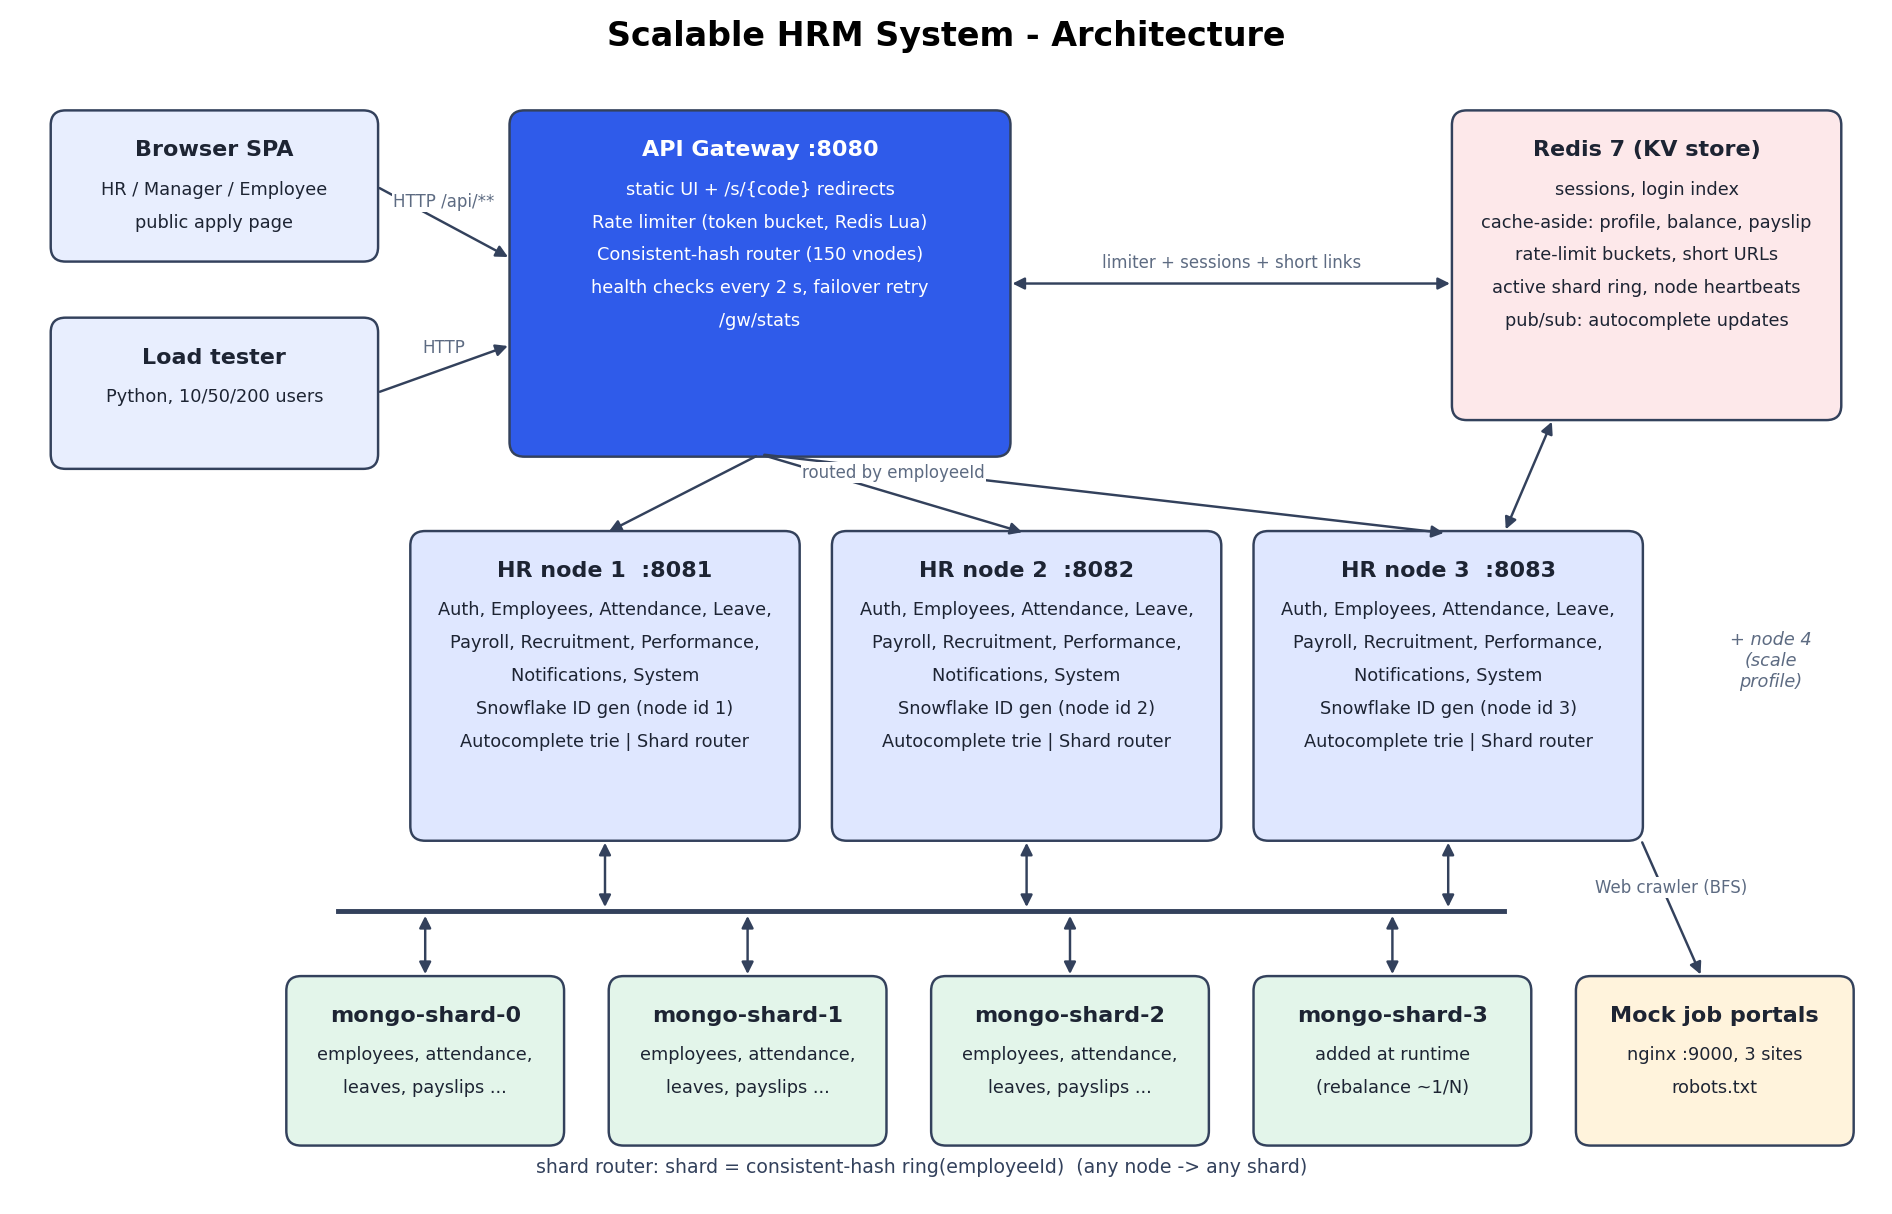

Recreate this plot in Python.
"""Draws docs/architecture.png - the system architecture diagram used in the report and slides."""
import pathlib

import matplotlib

matplotlib.use("Agg")
import matplotlib.pyplot as plt  # noqa: E402
from matplotlib.patches import FancyArrowPatch, FancyBboxPatch  # noqa: E402

OUT = pathlib.Path(__file__).resolve().parent / "architecture.png"
C = {"client": "#e8eefe", "gw": "#2f5bea", "node": "#dfe7ff", "comp": "#ffffff", "db": "#e3f5ea", "kv": "#fde8ea",
     "ext": "#fff3dc", "line": "#33415c"}


def box(ax, x, y, w, h, title, lines=(), fc="#fff", tc="#1d2433", bold=True, fs=9):
    ax.add_patch(FancyBboxPatch((x, y), w, h, boxstyle="round,pad=0.02,rounding_size=0.12", fc=fc, ec=C["line"], lw=1.1))
    ax.text(x + w / 2, y + h - 0.22, title, ha="center", va="top", fontsize=fs + 1, color=tc, weight="bold" if bold else "normal")
    for i, line in enumerate(lines):
        ax.text(x + w / 2, y + h - 0.55 - i * 0.27, line, ha="center", va="top", fontsize=fs - 1, color=tc)


def arrow(ax, a, b, label="", both=False, style="-|>", color=None, rad=0.0):
    ax.add_patch(FancyArrowPatch(a, b, arrowstyle="<|-|>" if both else style, mutation_scale=11, lw=1.1,
                                 color=color or C["line"], connectionstyle=f"arc3,rad={rad}"))
    if label:
        ax.text((a[0] + b[0]) / 2, (a[1] + b[1]) / 2 + 0.1, label, ha="center", va="bottom", fontsize=7.5, color="#5d6b82",
                bbox=dict(fc="white", ec="none", pad=0.6))


def main():
    fig, ax = plt.subplots(figsize=(15, 9.6))
    ax.set_xlim(0, 15)
    ax.set_ylim(-0.1, 9.6)
    ax.axis("off")
    ax.text(7.5, 9.35, "Scalable HRM System - Architecture", ha="center", fontsize=15, weight="bold")

    box(ax, 0.3, 7.6, 2.6, 1.2, "Browser SPA", ["HR / Manager / Employee", "public apply page"], fc=C["client"])
    box(ax, 0.3, 5.9, 2.6, 1.2, "Load tester", ["Python, 10/50/200 users"], fc=C["client"])

    box(ax, 4.0, 6.0, 4.0, 2.8, "API Gateway :8080", ["static UI + /s/{code} redirects", "Rate limiter (token bucket, Redis Lua)",
                                                     "Consistent-hash router (150 vnodes)", "health checks every 2 s, failover retry",
                                                     "/gw/stats"], fc=C["gw"], tc="white")
    arrow(ax, (2.9, 8.2), (4.0, 7.6), "HTTP /api/**")
    arrow(ax, (2.9, 6.5), (4.0, 6.9), "HTTP")

    for i, x in enumerate([3.2, 6.6, 10.0]):
        box(ax, x, 2.85, 3.1, 2.5, f"HR node {i + 1}  :808{i + 1}", ["Auth, Employees, Attendance, Leave,", "Payroll, Recruitment, Performance,",
                                                                  "Notifications, System", "Snowflake ID gen (node id " + str(i + 1) + ")",
                                                                  "Autocomplete trie | Shard router"], fc=C["node"])
        arrow(ax, (6.0, 6.0), (x + 1.55, 5.35), "routed by employeeId" if i == 1 else "")
    ax.text(14.15, 4.1, "+ node 4\n(scale\nprofile)", ha="center", fontsize=8, color="#5d6b82", style="italic")

    for i in range(4):
        x = 2.2 + i * 2.6
        box(ax, x, 0.35, 2.2, 1.35, f"mongo-shard-{i}", ["employees, attendance,", "leaves, payslips ..."] if i < 3 else ["added at runtime", "(rebalance ~1/N)"],
            fc=C["db"])
    # shard-router "bus": every node can reach every shard; the ring decides which one owns a key
    ax.plot([2.6, 12.0], [2.25, 2.25], color=C["line"], lw=2.2)
    ax.text(7.3, 0.08, "shard router: shard = consistent-hash ring(employeeId)  (any node -> any shard)", ha="center",
            va="bottom", fontsize=8.5, color="#33415c")
    for x in (4.75, 8.15, 11.55):
        arrow(ax, (x, 2.85), (x, 2.25), both=True)
    for i in range(4):
        arrow(ax, (3.3 + i * 2.6, 2.25), (3.3 + i * 2.6, 1.7), both=True)

    box(ax, 11.6, 6.3, 3.1, 2.5, "Redis 7 (KV store)", ["sessions, login index", "cache-aside: profile, balance, payslip",
                                                       "rate-limit buckets, short URLs", "active shard ring, node heartbeats",
                                                       "pub/sub: autocomplete updates"], fc=C["kv"])
    arrow(ax, (8.0, 7.4), (11.6, 7.4), "limiter + sessions + short links", both=True)
    arrow(ax, (12.4, 6.3), (12.0, 5.35), "", both=True)

    box(ax, 12.6, 0.35, 2.2, 1.35, "Mock job portals", ["nginx :9000, 3 sites", "robots.txt"], fc=C["ext"])
    arrow(ax, (13.1, 2.85), (13.6, 1.7), "Web crawler (BFS)")
    fig.savefig(OUT, dpi=160, bbox_inches="tight")
    print("wrote", OUT)


if __name__ == "__main__":
    main()
